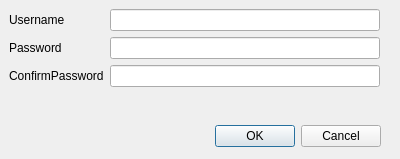
<?xml version="1.0" encoding="UTF-8"?>
<ui version="4.0">
 <class>DmpClientRegisterDialog</class>
 <widget class="QDialog" name="DmpClientRegisterDialog">
  <property name="geometry">
   <rect>
    <x>0</x>
    <y>0</y>
    <width>400</width>
    <height>159</height>
   </rect>
  </property>
  <property name="windowTitle">
   <string>Dialog</string>
  </property>
  <widget class="QDialogButtonBox" name="buttonBox">
   <property name="geometry">
    <rect>
     <x>40</x>
     <y>120</y>
     <width>341</width>
     <height>32</height>
    </rect>
   </property>
   <property name="orientation">
    <enum>Qt::Horizontal</enum>
   </property>
   <property name="standardButtons">
    <set>QDialogButtonBox::Cancel|QDialogButtonBox::Ok</set>
   </property>
  </widget>
  <widget class="QWidget" name="formLayoutWidget">
   <property name="geometry">
    <rect>
     <x>9</x>
     <y>9</y>
     <width>371</width>
     <height>101</height>
    </rect>
   </property>
   <layout class="QFormLayout" name="formLayout">
    <item row="0" column="0">
     <widget class="QLabel" name="usernameLabel">
      <property name="text">
       <string>Username</string>
      </property>
     </widget>
    </item>
    <item row="1" column="0">
     <widget class="QLabel" name="passwordLabel">
      <property name="text">
       <string>Password</string>
      </property>
     </widget>
    </item>
    <item row="2" column="0">
     <widget class="QLabel" name="confirmPasswordLabel">
      <property name="text">
       <string>ConfirmPassword</string>
      </property>
     </widget>
    </item>
    <item row="0" column="1">
     <widget class="QLineEdit" name="username"/>
    </item>
    <item row="1" column="1">
     <widget class="QLineEdit" name="password">
      <property name="echoMode">
       <enum>QLineEdit::Password</enum>
      </property>
     </widget>
    </item>
    <item row="2" column="1">
     <widget class="QLineEdit" name="confirmPassword">
      <property name="echoMode">
       <enum>QLineEdit::Password</enum>
      </property>
     </widget>
    </item>
   </layout>
  </widget>
 </widget>
 <tabstops>
  <tabstop>username</tabstop>
  <tabstop>password</tabstop>
  <tabstop>confirmPassword</tabstop>
 </tabstops>
 <resources/>
 <connections>
  <connection>
   <sender>buttonBox</sender>
   <signal>accepted()</signal>
   <receiver>DmpClientRegisterDialog</receiver>
   <slot>accept()</slot>
   <hints>
    <hint type="sourcelabel">
     <x>248</x>
     <y>254</y>
    </hint>
    <hint type="destinationlabel">
     <x>157</x>
     <y>274</y>
    </hint>
   </hints>
  </connection>
  <connection>
   <sender>buttonBox</sender>
   <signal>rejected()</signal>
   <receiver>DmpClientRegisterDialog</receiver>
   <slot>reject()</slot>
   <hints>
    <hint type="sourcelabel">
     <x>316</x>
     <y>260</y>
    </hint>
    <hint type="destinationlabel">
     <x>286</x>
     <y>274</y>
    </hint>
   </hints>
  </connection>
  <connection>
   <sender>password</sender>
   <signal>textEdited(QString)</signal>
   <receiver>DmpClientRegisterDialog</receiver>
   <slot>checkPassword()</slot>
   <hints>
    <hint type="sourcelabel">
     <x>261</x>
     <y>57</y>
    </hint>
    <hint type="destinationlabel">
     <x>199</x>
     <y>79</y>
    </hint>
   </hints>
  </connection>
  <connection>
   <sender>confirmPassword</sender>
   <signal>textEdited(QString)</signal>
   <receiver>DmpClientRegisterDialog</receiver>
   <slot>checkPassword()</slot>
   <hints>
    <hint type="sourcelabel">
     <x>375</x>
     <y>87</y>
    </hint>
    <hint type="destinationlabel">
     <x>199</x>
     <y>79</y>
    </hint>
   </hints>
  </connection>
 </connections>
 <slots>
  <slot>checkPassword()</slot>
 </slots>
</ui>
